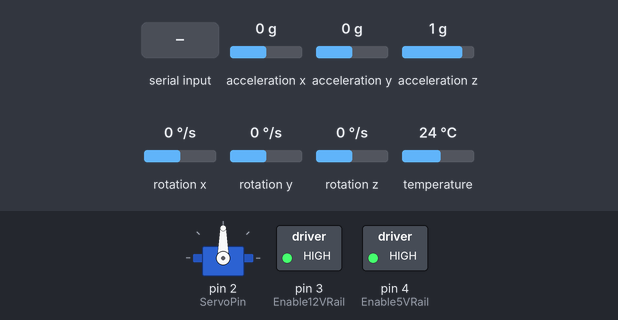
Bench run of a sketch on a simulated Arduino Uno, built with avr-gcc and run on an emulated ATmega328P. On the bench: servo, switched loads named in the sketch (green lamp = pin HIGH). Inputs (shaded band) come from the test bench; at power-on: acceleration x 0 g, acceleration y 0 g, acceleration z 1 g, rotation x 0 °/s, rotation y 0 °/s, rotation z 0 °/s, temperature 24 °C. What the sketch prints to the serial monitor is not drawn.

Above: at 1.3 s.
1.4 s: "R;45\n" received over Serial
At 2.5 s:
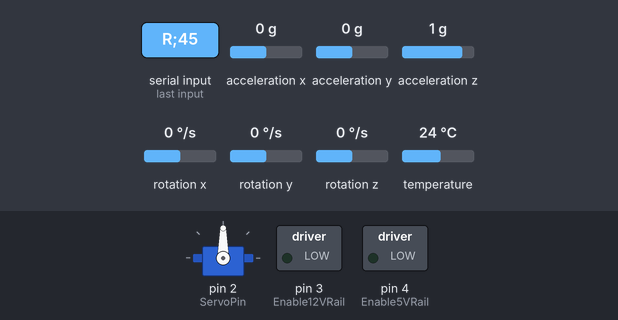
Timing chart, 0 to 4.4 s (numbered marks = the images above; inputs shaded):
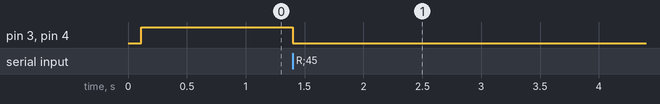

The sketch:

ProyectoFinalArduino.ino
```cpp
#include <Servo.h>
#include "Comunicacion.h"
#include "Navegacion.h"
#include "CoordinadorEjes.h"

Comunicacion ControlSerie;
Navegacion Kalman;
CoordinadorEjes Steppers;

void setup(void) {
  //Se inicia cada uno de los objetos
  ControlSerie.Iniciar();
  Kalman.Iniciar();
  Steppers.Start();
}

void loop() {
  //Se revisa si se ha recibido un mensaje completo, se lee y se dan las instrucciones correspondientes al coordinador
  if(ControlSerie.MensajeListo()){
    ControlSerie.LeerMensaje();
    Steppers.SetEstadoRele(ControlSerie.GetEstadoRele());
    Steppers.SetVelocidadObjetivo(ControlSerie.GetVelocidades());
  }
  Steppers.Actualizar();
  //Se actualiza la navegación si el timer eta listo
  if(Kalman.TimerListo()){
    Kalman.LeerSensores();
    Kalman.SetDatoEncoder(Steppers.GetDato());
    Kalman.CorreccionGravedad();
    Kalman.Kalman();
  }
  Steppers.Actualizar();
  //Se envían los datos de la navegación si el timer está listo
  if(ControlSerie.TimerListo()){
    ControlSerie.EnviarNavegacion(Kalman.GetPosicion(),Steppers.GetServo());
  }
  Steppers.Actualizar();
}

void serialEvent(){
  //Se cargan los caracteres recibidos en el buffer
  ControlSerie.LlenarBuffer();
}
```

Comunicacion.cpp
```cpp
#include "Comunicacion.h"

Comunicacion::Comunicacion(){
}

void Comunicacion::Iniciar(){
  //Se inicia el puerto serie
  Serial.begin(115200);
}

bool Comunicacion::MensajeListo(){
  //Se devuelve el flag que indica que el mensaje esta listo para leer
  return this->EstadoMensaje;
}

void Comunicacion::EnviarNavegacion(Coordenadas Navegacion, int Servo){
  if(this->Estado_Rele==false){
    //Se arma el mensaje para enviar si esta encendido el rele
    Serial.print("D;");
  }
  else{
    //Se arma el mensaje para enviar si esta encendido el rele
    Serial.print("X");
    Serial.print(Navegacion.X);
    Serial.print("Y");
    Serial.print(Navegacion.Y);
    Serial.print("P");
    Serial.print(Navegacion.Psi);
    Serial.print("S");
    Serial.print(Servo);
    Serial.print("C");
    Serial.print(Navegacion.Temperatura);
    Serial.print(";");
  }
}

void Comunicacion::LlenarBuffer(){
  //Se cargan los caracteres en el buffer hasta que encuentra el ';' y marca como listo el mensaje
  while(Serial.available()>0){
    this->Buffer[this->Puntero]=Serial.read();
    this->Puntero=this->Puntero+1;
  }
  if(this->Buffer[this->Puntero-1]==';'){
    this->EstadoMensaje=true;
  }
}

void Comunicacion::LeerMensaje(){
  this->EstadoMensaje=false;
  this->Puntero=0;
  if(this->Buffer[Puntero]=='R' && this->Estado_Rele==true){
    //Se apaga el rele e ignorar el resto del mensaje
    this->Estado_Rele=false;
  }
  else if(this->Buffer[Puntero]=='R'){
    //Encender Rele
    this->Estado_Rele=true;
  }
  else if(this->Buffer[Puntero]=='W'){
    //Cambiar la velocidad de los steppers, expresada en ancho de pulso
    this->Puntero=Puntero+1;
    this->Velocidades.W1=Decode(Puntero);
    this->Puntero=Puntero+1;
    this->Velocidades.W2=Decode(Puntero);
    this->Puntero=Puntero+1;
    this->Velocidades.W3=Decode(Puntero);
    this->Puntero=Puntero+1;
    this->Velocidades.DS=Decode(Puntero);
  }
  else if(this->Buffer[Puntero]=='D'){
    //Cambiar la velocidad del servo, expresada en grados por segundo
    this->Estado_Rele=false;
  }
  this->Puntero=0;
}

bool Comunicacion::GetEstadoRele(){
  //retorna el estado deseado del rele
  return this->Estado_Rele;
}

Velocidad_Motor Comunicacion::GetVelocidades(){
  //retorna las consignas de velocidad
  return this->Velocidades;
}

float Comunicacion::Decode(int Posicion){
  //se decodifica el mensaje como entero con signo
  int Numero=0;
  int Signo=1;
  if(this->Buffer[Posicion]=='-'){
    Signo=-1;
    Posicion=Posicion+1;
  }
  while(Buffer[Posicion]!=',' && Buffer[Posicion]!=';'){
    Numero=Numero*10;
    Numero=Numero+(Buffer[Posicion]-'0');
    Posicion=Posicion+1;
  }
  this->Puntero=Posicion;
  return Numero*Signo;
}

bool Comunicacion::TimerListo(){
  //Se retorna el estado del temporizador
  bool Timer = false;
  if(millis() - this->TimerComunicacion >= this->IntervaloComunicacion){
    Timer = true;
    this->TimerComunicacion=millis();
  }
  return Timer;
}
```

Comunicacion.h
```cpp
#ifndef Comunicacion_h
#define Comunicacion_h

#include "Estructuras.h"
#include <Arduino.h>

class Comunicacion{
public:
Comunicacion();
void Iniciar();
bool MensajeListo();
void EnviarNavegacion(Coordenadas Navegacion,int Servo);
void LlenarBuffer();
void LeerMensaje();
bool GetEstadoRele();
Velocidad_Motor GetVelocidades();
float Decode(int Posicion);
bool EnvioActivo();
bool TimerListo();

private:
  char Buffer[64];
  int Puntero=0;
  bool EstadoMensaje=false;
  Velocidad_Motor Velocidades;
  bool Estado_Rele=false;
  unsigned long TimerComunicacion=0;
  unsigned long IntervaloComunicacion=1000;
};

#endif
```

CoordinadorEjes.cpp
```cpp
#include "CoordinadorEjes.h"

CoordinadorEjes::CoordinadorEjes():
  //Al crearse el coordinador de ejes se crean los objetos Accelstepper con los puertos correspondientes
  Stepper1(DriverOption,Step1,Dir1),
  Stepper2(DriverOption,Step2,Dir2),
  Stepper3(DriverOption,Step3,Dir3)
{}

void CoordinadorEjes::Start(){
  //Se configuran los puertos del rele y se inician apagados, además del servo
  pinMode(Enable12VRail,OUTPUT);
  pinMode(Enable5VRail,OUTPUT);
  digitalWrite(Enable12VRail,HIGH);
  digitalWrite(Enable5VRail,HIGH);
  this->Camara_Posicion.attach(ServoPin);
  //Se configura posicion y velocidad inicial, así como la velocidad máxima
  this->Stepper1.setCurrentPosition(0);
  this->Stepper2.setCurrentPosition(0);
  this->Stepper3.setCurrentPosition(0);
  this->Stepper1.setMaxSpeed(500);
  this->Stepper2.setMaxSpeed(500);
  this->Stepper3.setMaxSpeed(500);
  this->Stepper1.setSpeed(0);
  this->Stepper2.setSpeed(0);
  this->Stepper3.setSpeed(0);
}

void CoordinadorEjes::ApagarRele(){
  //Se apaga el rele y se colocan en 0 todas las velocidades
  digitalWrite(Enable12VRail,HIGH);
  digitalWrite(Enable5VRail,HIGH);
  this->Stepper1.setSpeed(0);
  this->Stepper2.setSpeed(0);
  this->Stepper3.setSpeed(0);
  this->VelocidadObjetivo.DS=0;
  this->VelocidadObjetivo.W1=0;
  this->VelocidadObjetivo.W2=0;
  this->VelocidadObjetivo.W3=0;
  this->VelocidadActual.DS=0;
  this->VelocidadActual.W1=0;
  this->VelocidadActual.W2=0;
  this->VelocidadActual.W3=0;
  this->Estado_Rele=false;
}

void CoordinadorEjes::EncenderRele(){
  //Se enciende el rele y se da inicio a los timers
  digitalWrite(Enable12VRail,LOW);
  digitalWrite(Enable5VRail,LOW);
  this->Estado_Rele=true;
  this->ServoTimer=millis();
  this->Timer=micros();
}

void CoordinadorEjes::SetVelocidadObjetivo(Velocidad_Motor Velocidad){
  if(this->Estado_Rele){
    //Se asignan las velocidades objetivo, solo si el rele se encuentra encendido
    this->VelocidadObjetivo.W1=-Velocidad.W1;
    this->VelocidadObjetivo.W2=-Velocidad.W2;
    this->VelocidadObjetivo.W3=-Velocidad.W3;
    this->VelocidadObjetivo.DS=Velocidad.DS;
    //Se leen las velocidades del servo como grados por segundo y la direccion
    this->DirServo=1;
    if(this->VelocidadObjetivo.DS<0){
      this->VelocidadObjetivo.DS=-this->VelocidadObjetivo.DS;
      this->DirServo=-1;
    }
    if(this->VelocidadObjetivo.DS==0){
      //Se asigna un periodo muy largo si la velocidad es 0
      this->PeriodoServo=9223372000000;
    }
    else{
      //La velocidad actual se establece como un timer en milisegundos
      this->PeriodoServo=1000/this->VelocidadObjetivo.DS;
    }
  }
}

Encoders CoordinadorEjes::GetDato(){
  //Retorna la posicion de los encoders en pasos
  this->DatoEncoder.Encoder1=-this->Stepper1.currentPosition();
  this->DatoEncoder.Encoder2=-this->Stepper2.currentPosition();
  this->DatoEncoder.Encoder3=-this->Stepper3.currentPosition();
  return this->DatoEncoder;
}

int CoordinadorEjes::GetServo(){
  //Retorna el angulo del servo en grados
  return this->AngServo;
}

void CoordinadorEjes::SetEstadoRele(bool Estado_Rele){
  //Se lee la consigna del rele
  this->Estado_Rele=Estado_Rele;
  if(this->Estado_Rele){
    EncenderRele();
  }
  else{
    ApagarRele();
  }
}

void CoordinadorEjes::Actualizar(){
  if(this->Estado_Rele){
    if(micros()-this->Timer>this->AccelTime){
      //Se mira el timer de aceleracion y se aumenta o disminuye la velocidad de todos los motores
      if(this->VelocidadActual.W1<this->VelocidadObjetivo.W1){
        this->VelocidadActual.W1=this->VelocidadActual.W1+1;
      }
      if(this->VelocidadActual.W1>this->VelocidadObjetivo.W1){
        this->VelocidadActual.W1=this->VelocidadActual.W1-1;
      }

      if(this->VelocidadActual.W2<this->VelocidadObjetivo.W2){
        this->VelocidadActual.W2=this->VelocidadActual.W2+1;
      }
      if(this->VelocidadActual.W2>this->VelocidadObjetivo.W2){
        this->VelocidadActual.W2=this->VelocidadActual.W2-1;
      }

      if(this->VelocidadActual.W3<this->VelocidadObjetivo.W3){
        this->VelocidadActual.W3=this->VelocidadActual.W3+1;
      }
      if(this->VelocidadActual.W3>this->VelocidadObjetivo.W3){
        this->VelocidadActual.W3=this->VelocidadActual.W3-1;
      }
      //Se asignan las nuevas velocidades
      this->Stepper1.setSpeed(this->VelocidadActual.W1);
      this->Stepper2.setSpeed(this->VelocidadActual.W2);
      this->Stepper3.setSpeed(this->VelocidadActual.W3);
      Timer=micros();
    }
    //Se mueven los steppers si el timer interno asi lo dice
    this->Stepper1.runSpeed();
    this->Stepper2.runSpeed();
    this->Stepper3.runSpeed();
    //Se mueve el servo un grado si asi lo dice su timer
    if(millis()-this->ServoTimer>this->PeriodoServo){
      if(this->DirServo==1){
        if(this->AngServo<180){
          this->AngServo=AngServo+1;
        }
      }
      if(this->DirServo==-1){
        if(this->AngServo>0){
          this->AngServo=AngServo-1;
        }
      }
      this->Camara_Posicion.write(this->AngServo);
      this->ServoTimer=millis();
    }
  }
}
```

CoordinadorEjes.h
```cpp
#ifndef CoordinadorEjes_h
#define CoordinadorEjes_h

#include "Estructuras.h"
#include <Arduino.h>
#include <Servo.h>
#include <AccelStepper.h>

namespace NamespaceCoordinadorEjes{
  #define DriverOption 1
  #define ServoPin 2
  #define Enable12VRail 3
  #define Enable5VRail 4
  #define Step1 5
  #define Dir1 6
  #define Step2 7
  #define Dir2 8
  #define Step3 9
  #define Dir3 10

}
using namespace NamespaceCoordinadorEjes;

class CoordinadorEjes{
public:
CoordinadorEjes();
void Start();
void ApagarRele();
void EncenderRele();
void SetVelocidadObjetivo(Velocidad_Motor Velocidad);
Encoders GetDato();
int GetServo();
void SetEstadoRele(bool Estado);
void Actualizar();

private:
  AccelStepper Stepper1;
  AccelStepper Stepper2;
  AccelStepper Stepper3;
  bool Estado_Rele=false;
  Encoders DatoEncoder;
  Velocidad_Motor VelocidadObjetivo;
  Velocidad_Motor VelocidadActual;
  Servo Camara_Posicion;
  int AngServo=90;
  int DirServo=1;
  long int AccelTime=1000;
  long int Timer=0;
  long int ServoTimer=0;
  long int PeriodoServo=9223372000000;
};

#endif
```

Estructuras.h
```cpp
#ifndef Estructuras_h
#define Estructuras_h

struct Coordenadas {
  float X=0;
  float Y=0;
  float Psi=0;
  float Temperatura=0;
};

struct Velocidad_Robot{
  int VelocidadX=0;
  int VelocidadY=0;
  int VelocidadWZ=0;
  int VelocidadServo=0;
};

struct MPU6050_Data{
  float ax=0;
  float ay=0;
  float az=0;
  float wx=0;
  float wy=0;
  float wz=0;
  float C=0;
};

struct Encoders{
  long Encoder1=0;
  long Encoder2=0;
  long Encoder3=0;
};

struct Velocidad_Motor{
  int W1=0;
  int W2=0;
  int W3=0;
  int DS=0;
};

#endif
```

Navegacion.cpp
```cpp
#include "Navegacion.h"

Navegacion::Navegacion(){
}

void Navegacion::Iniciar(){
  //Se inicia el modulo MPU6050
  mpu.begin();
  mpu.setAccelerometerRange(MPU6050_RANGE_8_G);
  mpu.setGyroRange(MPU6050_RANGE_250_DEG);
  mpu.setFilterBandwidth(MPU6050_BAND_21_HZ);
  //Se calcula la deriva del modulo para eliminarla
  int NumValores=20;
  for(int i=0;i<NumValores;i++){
    CalcularDrift(NumValores);
  }
  //Se calcula el angulo para eliminar la gravedad del movimiento
  for(int i=0;i<NumValores;i++){
    LeerSensores();
    GravedadInicial(NumValores,i);
  }
  //Se inicia el timer
  TimerDatos=millis();
  IntervaloLectura=50;
}

void Navegacion::CalcularDrift(int NumValores){
  //Se calcula el drift para cada medicion y se divide por la cantidad de mediciones
  sensors_event_t a, g, temp;
  mpu.getEvent(&a, &g, &temp);
  DriftX=DriftX+g.gyro.x/NumValores;
  DriftY=DriftY+g.gyro.y/NumValores;
  DriftZ=DriftZ+g.gyro.z/NumValores;
}

Coordenadas Navegacion::GetPosicion(){
  //Regresa la posicion en coordenadas globales
  return this->PosicionAbsoluta;
}

bool Navegacion::TimerListo(){
  //Retorna el estado del timer
  bool Timer = false;
  if(millis() - this->TimerDatos >= this->IntervaloLectura){
    Timer = true;
  }
  return Timer;
}

void Navegacion::LeerSensores(){
  //Se leen los sensores, incluyendo el intervalo de tiempo
  sensors_event_t a, g, temp;
  mpu.getEvent(&a, &g, &temp);
  this->LecturaSensores.ax=a.acceleration.x;
  this->LecturaSensores.ay=a.acceleration.y;
  this->LecturaSensores.az=a.acceleration.z;
  this->LecturaSensores.wx=g.gyro.x-DriftX;
  this->LecturaSensores.wy=g.gyro.y-DriftY;
  this->LecturaSensores.wz=g.gyro.z-DriftZ;
  this->LecturaSensores.C=temp.temperature;
  dt=(millis() - this->TimerDatos)/1000.0;
  TimerDatos=millis();
}

void Navegacion::SetDatoEncoder(Encoders Datos){
  //Se cargan los datos del encoder
  this->DatoEncoder=Datos;
}

void Navegacion::GravedadInicial(int NumValores, int i){
  //Se leen los angulos iniciales a partir de la gravedad
  i=i+1;
  float g=sqrt(LecturaSensores.ax*LecturaSensores.ax+LecturaSensores.ay*LecturaSensores.ay+LecturaSensores.az*LecturaSensores.az);
  this->Tita0=Tita0+asin(this->LecturaSensores.ay/g)/NumValores;
  this->Phi0=Phi0+asin(-this->LecturaSensores.ax/(g*cos(Tita0*NumValores/i)))/NumValores;
  this->g=this->g+g/NumValores;
  if(i==NumValores){
    Tita=Tita0;
    Phi=Phi0;
    Psi=0;
  }
}

void Navegacion::CorreccionGravedad(){
  //Se mide y elimina la fuerza de la gravedad de la medicion de los sensores
  float grados=PI/180.0;
  Tita=Tita+(dt)*LecturaSensores.wx;
  Phi=Phi+(dt)*LecturaSensores.wy;
  Psi=Psi+(dt)*LecturaSensores.wz;
  float snPsi=sin(Psi);
  float csPsi=cos(Psi);
  float snPhi=sin(Phi);
  float csPhi=cos(Phi);
  float snTita=sin(Tita);
  float csTita=cos(Tita);
  LecturaSensores.ax=LecturaSensores.ax+g*(snPsi*snTita+csPsi*csTita*snPhi);
  LecturaSensores.ay=LecturaSensores.ay+g*(csTita*snPhi*snPsi-csPsi*snTita);
  LecturaSensores.az=LecturaSensores.az-g*(csPhi*csTita);
}

void Navegacion::Kalman(){

  PosicionAnterior=Posicion;
  //Se realiza la prediccion en base a los encoders y en base a las velocidades
  float Y1=PI*(sqrt(3.0)/3.0*(-DatoEncoder.Encoder2+DatoEncoder.Encoder3))*0.058/PPR;
  float Y2=PI*(1.0/3.0*(-2.0*DatoEncoder.Encoder1+DatoEncoder.Encoder2+DatoEncoder.Encoder3))*0.058/PPR;
  float Y3=PI*((DatoEncoder.Encoder1+DatoEncoder.Encoder2+DatoEncoder.Encoder3)*0.058/(3*0.112))/PPR;

  Velocidad.VelocidadX=Velocidad.VelocidadX+dt*LecturaSensores.ax;
  Velocidad.VelocidadY=Velocidad.VelocidadY+dt*LecturaSensores.ay;
  Velocidad.VelocidadWZ=LecturaSensores.wx;

  float xp1=PosicionAnterior.X+dt*Velocidad.VelocidadX;
  float xp2=PosicionAnterior.Y+dt*Velocidad.VelocidadY;
  float xp3=PosicionAnterior.Psi+dt*Velocidad.VelocidadWZ;

  //Se carga la matriz de covarianza inicial para el punto actual
  P[0]=P[0]+Q[0];
  P[1]=P[1]+Q[1];
  P[2]=P[2]+Q[2];

  //Se estima la matriz de Kalman
  float K[3];
  K[0]=P[0]/(P[0]+R[0]);
  K[1]=P[1]/(P[1]+R[1]);
  K[2]=P[2]/(P[2]+R[2]);

  //Se realiza la correccion
  Posicion.X=xp1+K[0]*(Y1-xp1);
  Posicion.Y=xp2+K[1]*(Y2-xp2);
  Posicion.Psi=xp3+K[2]*(Y3-xp3);

  this->Psi=Posicion.Psi;

  //Se convierte de coordenadas locales a absolutas
  float DeltaX=Posicion.X-PosicionAnterior.X;
  float DeltaY=Posicion.Y-PosicionAnterior.Y;

  PosicionAbsoluta.X=PosicionAbsoluta.X+DeltaX*cos(Psi)-DeltaY*sin(Psi);
  PosicionAbsoluta.Y=PosicionAbsoluta.Y+DeltaX*sin(Psi)+DeltaY*cos(Psi);
  PosicionAbsoluta.Psi=Posicion.Psi*180.0/PI;
  PosicionAbsoluta.Temperatura=LecturaSensores.C;

  //Se carga la matriz de covarianza corregida
  P[0]=(1-K[0])*P[0];
  P[1]=(1-K[1])*P[1];
  P[2]=(1-K[2])*P[2];
}
```

Navegacion.h
```cpp
#ifndef Navegacion_h
#define Navegacion_h

#include "Estructuras.h"
#include <Adafruit_MPU6050.h>
#include <Adafruit_Sensor.h>
#include <Wire.h>

class Navegacion{
public:
Navegacion();
void Iniciar();
void CalcularDrift(int NumValores);
Coordenadas GetPosicion();
bool TimerListo();
void LeerSensores();
void SetDatoEncoder(Encoders);
void GravedadInicial(int NumValores,int i);
void CorreccionGravedad();
void Kalman();

private:
  unsigned long TimerDatos;
  unsigned long IntervaloLectura;
  float dt;
  MPU6050_Data LecturaSensores;
  Coordenadas Posicion;
  Coordenadas PosicionAnterior;
  Coordenadas PosicionAbsoluta;
  Adafruit_MPU6050 mpu;
  Encoders DatoEncoder;
  Velocidad_Robot Velocidad;
  float PPR=400;
  float Phi0=0;
  float Tita0=0;
  float Tita;             //Asociado a wy
  float Phi;              //Asociado a wx
  float Psi;             //Asociado a wz
  float g=0.0;
  float DriftX=0.0;
  float DriftY=0.0;
  float DriftZ=0.0;
  float P[3]={1.0,1.0,1.0};
  float Q[3]={0.00000324,0.00000324,0.00032527};
  float R[3]={0.0,0.0,0.00001598};
};

#endif
```

Measured:
- after the input at 1.4 s, pin 3 (Enable12VRail), pin 4 (Enable5VRail): HIGH → LOW at once
